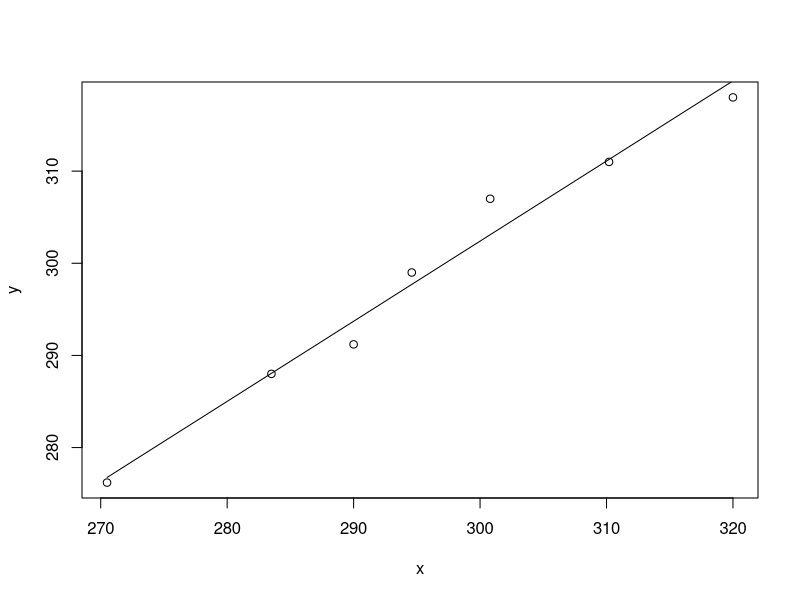

Write the R code that produced this figure.
sum_of_squares <- function (s) {
  sum <- 0
  for(i in s) {
    sum <- sum + ((i - mean(s))^2)
  }
  sum
}

sum_of_product <- function (i, j) {
  sum <- 0
  for(k in 1:length(i)) {
    sum <- sum + ((i[k] - mean(i))*(j[k] - mean(j)))
  }
  sum
}

bhat_subone <- function (x, y) {
  sum_of_product(x, y) / sum_of_squares(x)
}

bhat_naught <- function (x, y) {
  mean(y) - (bhat_subone(x, y) * mean(x))
}

residuals <- function (x, y) {
  y - bhat_naught(x, y) - (bhat_subone(x, y) * x)
}

residual_sum_of_squares <- function (x, y) {
  sum <- 0
  for(i in residuals(x, y)) {
    sum <- sum + i^2
  }
  sum
}

# 11.25
# carts <- c(1,2,3,4,5)
# checkout_time <- c(5,11,9,14,16)
# bhat_naught(carts, checkout_time)
# bhat_subone(carts, checkout_time)
# residual_sum_of_squares(carts, checkout_time) / (length(carts) - 2)
# s <- sqrt(residual_sum_of_squares(carts, checkout_time)/(length(carts) - 2))
# t <- bhat_subone(carts, checkout_time) / (s / sqrt(sum_of_squares(carts)))
# t
# t >= qt(.975, df=length(carts)-2)
# 
# c(
#   bhat_naught(carts, checkout_time) + (bhat_subone(carts, checkout_time) * 3) - (qt(0.95,df=length(carts)-2) * s * sqrt((1/length(carts)) + ((3 - mean(carts))^2 / sum_of_squares(carts)))),
#   bhat_naught(carts, checkout_time) + (bhat_subone(carts, checkout_time) * 3) + (qt(0.95,df=length(carts)-2) * s * sqrt((1/length(carts)) + ((3 - mean(carts))^2 / sum_of_squares(carts))))
# )

# 11.29
x <- c(283.5,290,270.5,300.8,310.2,294.6,320)
y <- c(288,291.2,276.2,307,311,299,318)
plot(x,y)
lines(x,bhat_naught(x,y) + (bhat_subone(x,y)*x))
paste('yhat = ', bhat_naught(x,y), '+', bhat_subone(x,y), 'x')
s <- sqrt(residual_sum_of_squares(x,y) / (length(x) - 2))
c(
  bhat_subone(x,y) - (qt(.975,df=length(x)-2) * (s / sqrt(sum_of_squares(x)))),
  bhat_subone(x,y) + (qt(.975,df=length(x)-2) * (s / sqrt(sum_of_squares(x))))
)
